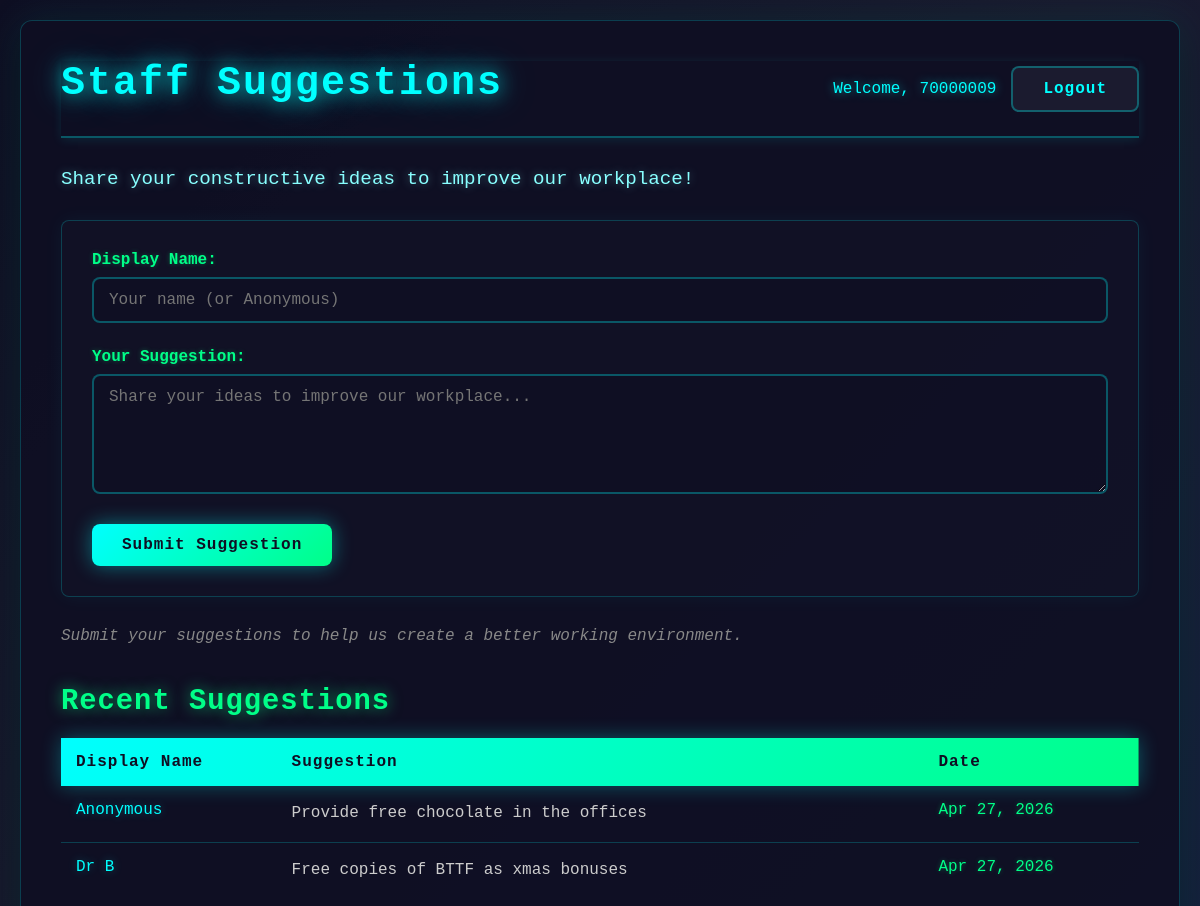
Page /webserver/public/index.php (signed in) on the committed database.
### tables this page shows
CREATE TABLE IF NOT EXISTS suggestions (
    id INT(6) UNSIGNED AUTO_INCREMENT PRIMARY KEY,
    user_id INT(6) UNSIGNED NOT NULL,
    fullname VARCHAR(64) NOT NULL,
    suggestion LONGTEXT NOT NULL,
    created_at TIMESTAMP DEFAULT CURRENT_TIMESTAMP,
    FOREIGN KEY (user_id) REFERENCES users(id) ON DELETE CASCADE,
    INDEX idx_user_id (user_id),
    INDEX idx_created_at (created_at)
);

### webserver/config/database.php (called while the page is built, shortened)
<?php
function escape($string) {
    return htmlspecialchars($string, ENT_QUOTES, 'UTF-8');
}
?>

### webserver/public/index.php (the view, shortened to what this page needs)
<?php
require_once '../config/database.php';
try {
    $conn = getDbConnection();
    $stmt = $conn->prepare("
        SELECT s.id, s.fullname, s.suggestion, s.created_at, u.username
        FROM suggestions s
        JOIN users u ON s.user_id = u.id
        ORDER BY s.created_at DESC
    ");
    $stmt->execute();
    $result = $stmt->get_result();
    $suggestions = [];
    while ($row = $result->fetch_assoc()) {
        $suggestions[] = $row;
    }
} catch (Exception $e) {
    error_log("Error fetching suggestions: " . $e->getMessage());
    $suggestions = [];
}
?>
<!DOCTYPE html>
<html lang="en">
<head>
    <link rel="stylesheet" href="styleb.css">
</head>
<body>
    <div class="container">
        <div class="header">
            <h1>Staff Suggestions</h1>
            <div class="user-info">
                <span>Welcome, <?php echo escape($_SESSION['username']); ?></span>
                <a href="/logout.php" class="btn-secondary">Logout</a>
            </div>
        </div>
        <h3>Share your constructive ideas to improve our workplace!</h3>
        <div class="suggestion-form">
            <form action="/action.php" method="POST">
                <div class="form-group">
                    <label for="fullname">Display Name:</label>
                    <input
                        type="text"
                        id="fullname"
                        name="fullname"
                        placeholder="Your name (or Anonymous)"
                        maxlength="64"
                        required
                    >
                </div>
                <div class="form-group">
                    <label for="suggestion">Your Suggestion:</label>
                    <textarea
                        id="suggestion"
                        name="suggestion"
                        rows="5"
                        placeholder="Share your ideas to improve our workplace..."
                        required
                    ></textarea>
                </div>
                <button type="submit" class="btn-primary">Submit Suggestion</button>
            </form>
        </div>
        <p class="info-text">Submit your suggestions to help us create a better working environment.</p>
       <div class="suggestions-list">
            <h2>Recent Suggestions</h2>
            <?php if (empty($suggestions)): ?>
                <p class="no-suggestions">No suggestions yet. Be the first to share your ideas!</p>
            <?php else: ?>
                <table>
                    <thead>
                        <tr>
                            <th style="width: 20%;">Display Name</th>
                            <th style="width: 60%;">Suggestion</th>
                            <th style="width: 20%;">Date</th>
                        </tr>
                    </thead>
                    <tbody>
                        <?php foreach ($suggestions as $suggestion): ?>
                            <tr>
                                <td><?php echo escape($suggestion['fullname']); ?></td>
                                <td><?php echo escape($suggestion['suggestion']); ?></td>
                                <td><?php echo escape(date('M d, Y', strtotime($suggestion['created_at']))); ?></td>
                            </tr>
                        <?php endforeach; ?>
                    </tbody>
                </table>
            <?php endif; ?>
        </div>
</body>
</html>

### webserver/public/styleb.css (style rules this page uses)
* { margin: 0; padding: 0; box-sizing: border-box; }
body { font-family: 'Courier New', 'Consolas', monospace; background: linear-gradient(135deg, #0f0f23 0%, #1a1a2e 50%, #16213e 100%); min-height: 100vh; padding: 20px; color: #e0e0e0; }
.container { max-width: 1200px; margin: 0 auto; background: rgba(15, 15, 35, 0.9); border-radius: 12px; padding: 40px; box-shadow: 0 0 40px rgba(0, 255, 255, 0.1), 0 10px 40px rgba(0, 0, 0, 0.5); border: 1px solid rgba(0, 255, 255, 0.2); }
.header { display: flex; justify-content: space-between; align-items: center; margin-bottom: 30px; padding-bottom: 20px; border-bottom: 2px solid rgba(0, 255, 255, 0.3); box-shadow: 0 2px 10px rgba(0, 255, 255, 0.1); }
.user-info { display: flex; align-items: center; gap: 15px; }
.user-info span { color: #00ffff; font-weight: 500; text-shadow: 0 0 10px rgba(0, 255, 255, 0.5); }
h1 { color: #00ffff; font-size: 2.5em; margin-bottom: 10px; text-shadow: 0 0 20px rgba(0, 255, 255, 0.8), 0 0 40px rgba(0, 255, 255, 0.4); letter-spacing: 2px; }
h2 { color: #00ff88; font-size: 1.8em; margin-bottom: 20px; text-shadow: 0 0 15px rgba(0, 255, 136, 0.6); letter-spacing: 1px; }
h3 { color: #88ffff; font-size: 1.2em; margin-bottom: 30px; font-weight: 400; text-shadow: 0 0 10px rgba(136, 255, 255, 0.4); }
.form-group { margin-bottom: 25px; }
label { display: block; margin-bottom: 8px; color: #00ff88; font-weight: 600; text-shadow: 0 0 5px rgba(0, 255, 136, 0.3); }
input[type="text"], input[type="password"], textarea { width: 100%; padding: 12px 15px; border: 2px solid rgba(0, 255, 255, 0.3); border-radius: 8px; font-size: 1em; font-family: 'Courier New', 'Consolas', monospace; transition: all 0.3s; background: rgba(15, 15, 35, 0.6); color: #e0e0e0; }
textarea { resize: vertical; min-height: 120px; }
button, .btn-primary, .btn-secondary { padding: 12px 30px; border: none; border-radius: 8px; font-size: 1em; font-weight: 600; cursor: pointer; transition: all 0.3s; text-decoration: none; display: inline-block; font-family: 'Courier New', 'Consolas', monospace; letter-spacing: 1px; }
.btn-primary, button[type="submit"] { background: linear-gradient(135deg, #00ffff 0%, #00ff88 100%); color: #0f0f23; box-shadow: 0 0 20px rgba(0, 255, 255, 0.4); }
.btn-secondary { background: rgba(30, 30, 50, 0.8); color: #00ffff; border: 2px solid rgba(0, 255, 255, 0.3); }
.info-text { color: #888888; font-style: italic; margin: 20px 0; }
.suggestion-form { background: rgba(20, 20, 40, 0.5); padding: 30px; border-radius: 8px; margin-bottom: 30px; border: 1px solid rgba(0, 255, 255, 0.2); box-shadow: 0 0 20px rgba(0, 255, 255, 0.05); }
.suggestions-list { margin-top: 40px; }
table { width: 100%; border-collapse: collapse; margin-top: 20px; table-layout: fixed; }
thead { background: linear-gradient(135deg, #00ffff 0%, #00ff88 100%); color: #0f0f23; box-shadow: 0 0 20px rgba(0, 255, 255, 0.3); }
th { padding: 15px; text-align: left; font-weight: 600; word-wrap: break-word; letter-spacing: 1px; }
td { padding: 15px; border-bottom: 1px solid rgba(0, 255, 255, 0.2); vertical-align: top; word-wrap: break-word; }
tbody tr:last-child td { border-bottom: none; }
td:nth-child(1) { font-weight: 500; color: #00ffff; text-shadow: 0 0 10px rgba(0, 255, 255, 0.3); }
td:nth-child(2) { line-height: 1.6; color: #cccccc; }
td:nth-child(3) { color: #00ff88; white-space: nowrap; text-shadow: 0 0 5px rgba(0, 255, 136, 0.3); }

### rows in the picture
suggestions: fullname "Anonymous", suggestion "Provide free chocolate in the offices", created_at "Apr 27, 2026"
suggestions: fullname "Dr B", suggestion "Free copies of BTTF as xmas bonuses", created_at "Apr 27, 2026"

### other values in the picture
$_SESSION['username'] "70000009"
